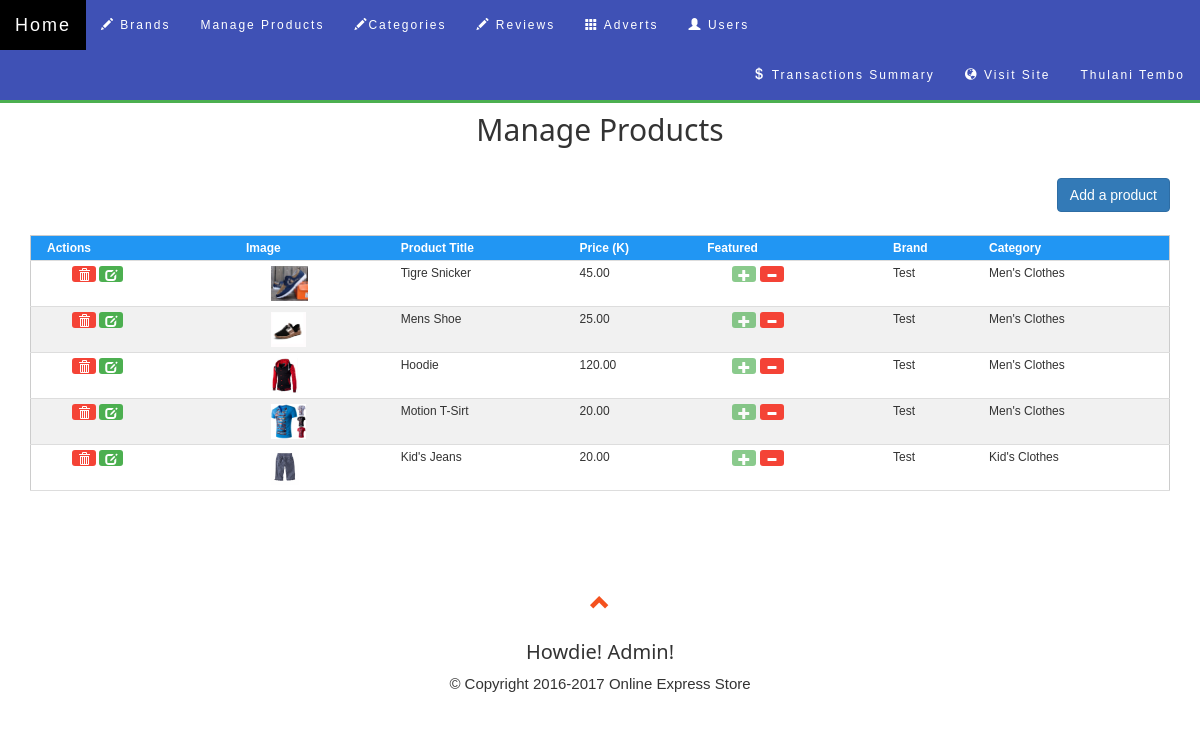
Screenshot of /admin/products_mgr.php (signed in) with the database file from the repository.
### tables this page shows
CREATE TABLE `products` (
  `id` int(11) NOT NULL,
  `title` varchar(255) NOT NULL,
  `price` decimal(10,2) NOT NULL,
  `brand` int(11) NOT NULL,
  `categories` varchar(255) NOT NULL,
  `sub_category` int(11) NOT NULL,
  `image` varchar(255) NOT NULL,
  `description` text NOT NULL,
  `featured` tinyint(4) NOT NULL,
  `sizes` text NOT NULL,
  `sold` int(11) NOT NULL DEFAULT '0'
);

CREATE TABLE `brand` (
  `id` int(11) NOT NULL,
  `brand` varchar(255) NOT NULL
);

CREATE TABLE `categories` (
  `id` int(11) NOT NULL,
  `category` varchar(255) NOT NULL,
  `parent_category` int(11) NOT NULL DEFAULT '0'
);

### admin/products_mgr.php (the view, shortened to what this page needs)
<?php
require_once '../core/init.config.php';
include 'includes/header.php';
include 'includes/navigation.php';
$sql = "SELECT * FROM products ORDER BY id DESC";
$p_run = $db->query($sql);
?>
<div class="container w3-animate-zoom">
    <header class="text-center"><h2>Manage Products</h2></header><br>
    <div class="row">
        <div class=" col-md-12">
            <a class="btn btn-primary btn-md pull-right" href="post_product.php">Add a product</a>
        </div>
    </div>
    <br>
    <div class="w3-responsive">
      <table class="w3-table w3-striped w3-bordered table-condensed w3-border w3-card-4 w3-small">
          <thead class="w3-blue">
              <th>Actions</th>
              <th>Image</th>
              <th>Product Title</th>
              <th>Price (K)</th>
              <th>Featured</th>
              <th>Brand</th>
              <th>Category</th>
          </thead>
          <tbody>
            <?php while($products = mysqli_fetch_assoc($p_run)): ?>
              <?php
                  $pro_id = $products['brand'];
                  $sql = "SELECT * FROM brand WHERE id = $pro_id";
                  $sqlRun = $db->query($sql);
                  $brand = mysqli_fetch_assoc($sqlRun);
                  $cat_id = $products['categories'];
                  $sql2 = "SELECT * FROM categories where id = $cat_id";
                  $c_run = $db->query($sql2);
                  $cat_rows = mysqli_fetch_assoc($c_run);
               ?>
                <tr>
                    <td>
                      <div style="height:35px; margin:0px 0px 0px 25px;">
                          <a class="btn btn-xs w3-red " href="products_mgr.php?delete=<?=$products['id']; ?>"><span class="glyphicon glyphicon-trash"><span></a>
                          <a class="btn btn-xs w3-green " href="products_mgr.php?edit=<?=$products['id']; ?>"><span class="glyphicon glyphicon-edit"><span></a>
                      </div>
                    </td>
                    <td><img src="<?=$products['image']; ?>" alt="product image" style="height:35px; margin:0px 0px 0px 25px;" /></td>
                    <td><?=$products['title']; ?></td>
                    <td><?=$products['price']; ?></td>
                    <td>
                      <div style="height:35px; margin:0px 0px 0px 25px;">
                        <a class="btn btn-xs w3-green <?=(($products['featured']==1)? 'disabled':'') ?>" href="products_mgr.php?featured=<?=$products['id'];?>"><span class="glyphicon glyphicon-plus"><span></a>
                        <a class="btn btn-xs w3-red <?=(($products['featured']==0)? 'disabled':'') ?>" href="products_mgr.php?removeFeatured=<?=$products['id'];?>"><span class="glyphicon glyphicon-minus"><span></a>
                      </div>
                    </td>
                    <td><?=$brand['brand']; ?></td>
                    <td><?=$cat_rows['category']; ?></td>
                </tr>
              <?php endwhile; ?>
          </tbody>
      </table>
                              </div>
</div>
<?php include 'includes/footer.php';?>
</body>
</html>

### admin/css/customs.css (style rules this page uses)
body { padding-top: 50px; font-family: Montserrat, sans-serif; }

### css/w3.css (style rules this page uses)
* { -webkit-box-sizing:border-box;-moz-box-sizing:border-box;box-sizing:border-box }
html { -ms-text-size-adjust:100%;-webkit-text-size-adjust:100% }
body { margin:0 }
article,aside,details,figcaption,figure,footer,header,hgroup,main,menu,nav,section,summary { display:block }
a { -webkit-tap-highlight-color:transparent;background-color:transparent }
img { border:0 }
html,body { font-family:Verdana,sans-serif;font-size:15px;line-height:1.5 }
h1,h2,h3,h4,h5,h6,.w3-slim,.w3-wide { font-family:"Segoe UI",Arial,sans-serif }
h2 { font-size:30px }
h1,h2,h3,h4,h5,h6 { font-weight:400;margin:10px 0 }
img { margin-bottom:-5px }
a { color:inherit }
table { border-collapse:collapse;border-spacing:0;width:100%;display:table }
table,th,td { border:none }
.w3-bordered tr,.w3-table-all tr { border-bottom:1px solid #ddd }
.w3-striped tbody tr:nth-child(even) { background-color:#f1f1f1 }
.w3-table td,.w3-table th,.w3-table-all td,.w3-table-all th { padding:6px 8px;display:table-cell;text-align:left;vertical-align:top }
.w3-table th:first-child,.w3-table td:first-child,.w3-table-all th:first-child,.w3-table-all td:first-child { padding-left:16px }
.w3-responsive { overflow-x:auto }
.w3-small { font-size:12px !important }
.w3-border { border:1px solid #ccc !important }
.w3-card-4,.w3-hover-shadow:hover { box-shadow:0 4px 8px 0 rgba(0,0,0,0.2),0 6px 20px 0 rgba(0,0,0,0.19) !important }
.w3-animate-zoom { -webkit-animation:animatezoom 0.6s;animation:animatezoom 0.6s }
.w3-blue,.w3-hover-blue:hover { color:#fff !important;background-color:#2196F3 !important }
.w3-green,.w3-hover-green:hover { color:#fff !important;background-color:#4CAF50 !important }
.w3-red,.w3-hover-red:hover { color:#fff !important;background-color:#f44336 !important }

### rows the page displays
products: image (picture), title "Tigre Snicker", price "45.00", featured 1 (drawn), brand.brand "Test", categories.category "Men's Clothes"
products: image (picture), title "Mens Shoe", price "25.00", featured 1 (drawn), brand.brand "Test", categories.category "Men's Clothes"
products: image (picture), title "Hoodie", price "120.00", featured 1 (drawn), brand.brand "Test", categories.category "Men's Clothes"
products: image (picture), title "Motion T-Sirt", price "20.00", featured 1 (drawn), brand.brand "Test", categories.category "Men's Clothes"
products: image (picture), title "Kid's Jeans", price "20.00", featured 1 (drawn), brand.brand "Test", categories.category "Kid's Clothes"
